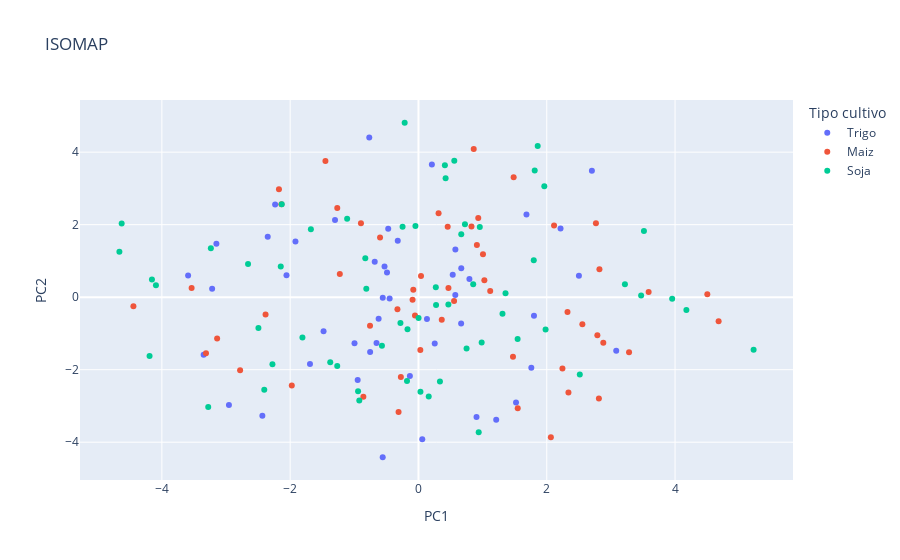

Here is the notebook cell this chart was saved with:
### Code cell
fig_isomap_2d = px.scatter(df_isomap, x='PC1', y='PC2', color = y,
                    labels = {'color':'Tipo cultivo', 0:'PC1',1:'PC2'},
                    title='ISOMAP')
fig_isomap_2d.show()
